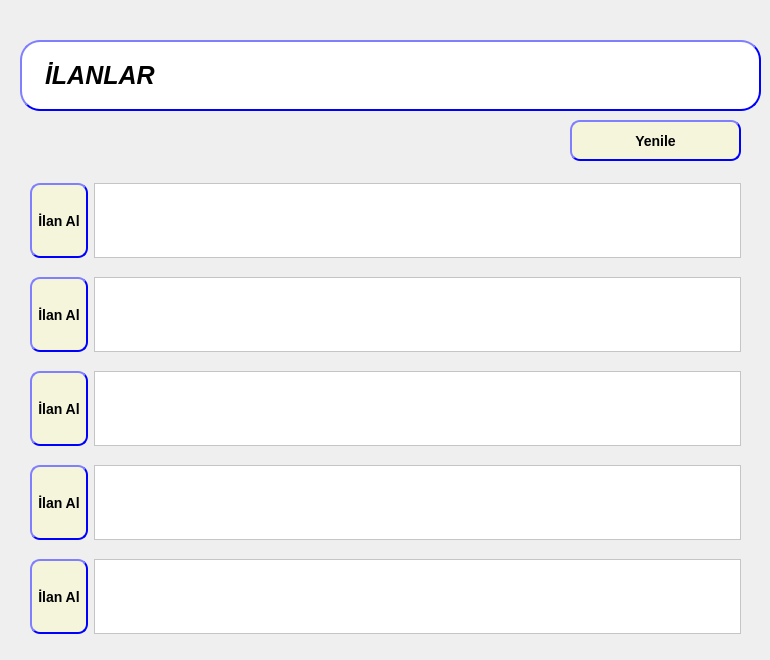
        <widget class="QWidget" name="Ilanlar_Sayfa">
         <widget class="QLabel" name="label_17">
          <property name="geometry">
           <rect>
            <x>20</x>
            <y>40</y>
            <width>741</width>
            <height>71</height>
           </rect>
          </property>
          <property name="styleSheet">
           <string notr="true">font: 75 20pt &quot;Times New Roman&quot;;

background: white;
border-style: outset;
border-width: 2px;
border-radius: 20px;
border-color: blue;
font: italic bold 25px;
min-width: 10em;
padding: 16px;</string>
          </property>
          <property name="text">
           <string>İLANLAR</string>
          </property>
         </widget>
         <widget class="QPushButton" name="Yenile">
          <property name="geometry">
           <rect>
            <x>570</x>
            <y>120</y>
            <width>171</width>
            <height>41</height>
           </rect>
          </property>
          <property name="styleSheet">
           <string notr="true">#Yenile
{
font: 75 14pt &quot;Times New Roman&quot;;

background: beige;
border-style: outset;
border-width: 2px;
border-radius: 10px;
border-color: blue;
font: bold 14px;
min-width: 5em;
padding: 6px;

}
#Yenile:pressed
{
	background-color:rgb(255,255,255);
}</string>
          </property>
          <property name="text">
           <string>Yenile</string>
          </property>
         </widget>
         <widget class="QWidget" name="formLayoutWidget_8">
          <property name="geometry">
           <rect>
            <x>30</x>
            <y>170</y>
            <width>711</width>
            <height>481</height>
           </rect>
          </property>
          <layout class="QFormLayout" name="formLayout_2">
           <item row="0" column="0">
            <widget class="QPushButton" name="Ilan_Al1">
             <property name="sizePolicy">
              <sizepolicy hsizetype="Minimum" vsizetype="Expanding">
               <horstretch>0</horstretch>
               <verstretch>0</verstretch>
              </sizepolicy>
             </property>
             <property name="styleSheet">
              <string notr="true">#Ilan_Al1
{
font: 75 14pt &quot;Times New Roman&quot;;

background: beige;
border-style: outset;
border-width: 2px;
border-radius: 10px;
border-color: blue;
font: bold 14px;
min-width: 5em;
padding: 6px;

}
#Ilan_Al1:pressed
{
	background-color:rgb(255,255,255);
}</string>
             </property>
             <property name="text">
              <string>İlan Al</string>
             </property>
            </widget>
           </item>
           <item row="1" column="0">
            <widget class="QPushButton" name="Ilan_Al2">
             <property name="sizePolicy">
              <sizepolicy hsizetype="Minimum" vsizetype="Expanding">
               <horstretch>0</horstretch>
               <verstretch>0</verstretch>
              </sizepolicy>
             </property>
             <property name="styleSheet">
              <string notr="true">#Ilan_Al2
{
font: 75 14pt &quot;Times New Roman&quot;;

background: beige;
border-style: outset;
border-width: 2px;
border-radius: 10px;
border-color: blue;
font: bold 14px;
min-width: 5em;
padding: 6px;

}
#Ilan_Al2:pressed
{
	background-color:rgb(255,255,255);
}</string>
             </property>
             <property name="text">
              <string>İlan Al</string>
             </property>
            </widget>
           </item>
           <item row="2" column="0">
            <widget class="QPushButton" name="Ilan_Al3">
             <property name="sizePolicy">
              <sizepolicy hsizetype="Minimum" vsizetype="Expanding">
               <horstretch>0</horstretch>
               <verstretch>0</verstretch>
              </sizepolicy>
             </property>
             <property name="styleSheet">
              <string notr="true">#Ilan_Al3
{
font: 75 14pt &quot;Times New Roman&quot;;

background: beige;
border-style: outset;
border-width: 2px;
border-radius: 10px;
border-color: blue;
font: bold 14px;
min-width: 5em;
padding: 6px;

}
#Ilan_Al3:pressed
{
	background-color:rgb(255,255,255);
}</string>
             </property>
             <property name="text">
              <string>İlan Al</string>
             </property>
            </widget>
           </item>
           <item row="3" column="0">
            <widget class="QPushButton" name="Ilan_Al4">
             <property name="sizePolicy">
              <sizepolicy hsizetype="Minimum" vsizetype="Expanding">
               <horstretch>0</horstretch>
               <verstretch>0</verstretch>
              </sizepolicy>
             </property>
             <property name="styleSheet">
              <string notr="true">#Ilan_Al4
{
font: 75 14pt &quot;Times New Roman&quot;;

background: beige;
border-style: outset;
border-width: 2px;
border-radius: 10px;
border-color: blue;
font: bold 14px;
min-width: 5em;
padding: 6px;

}
#Ilan_Al4:pressed
{
	background-color:rgb(255,255,255);
}</string>
             </property>
             <property name="text">
              <string>İlan Al</string>
             </property>
            </widget>
           </item>
           <item row="4" column="0">
            <widget class="QPushButton" name="Ilan_Al5">
             <property name="sizePolicy">
              <sizepolicy hsizetype="Minimum" vsizetype="Expanding">
               <horstretch>0</horstretch>
               <verstretch>0</verstretch>
              </sizepolicy>
             </property>
             <property name="styleSheet">
              <string notr="true">#Ilan_Al5
{
font: 75 14pt &quot;Times New Roman&quot;;

background: beige;
border-style: outset;
border-width: 2px;
border-radius: 10px;
border-color: blue;
font: bold 14px;
min-width: 5em;
padding: 6px;

}
#Ilan_Al5:pressed
{
	background-color:rgb(255,255,255);
}</string>
             </property>
             <property name="text">
              <string>İlan Al</string>
             </property>
            </widget>
           </item>
           <item row="0" column="1">
            <widget class="QTextBrowser" name="Ilan_1">
             <property name="sizePolicy">
              <sizepolicy hsizetype="Expanding" vsizetype="Preferred">
               <horstretch>0</horstretch>
               <verstretch>0</verstretch>
              </sizepolicy>
             </property>
             <property name="maximumSize">
              <size>
               <width>16777215</width>
               <height>75</height>
              </size>
             </property>
             <property name="font">
              <font>
               <family>Times New Roman</family>
               <pointsize>12</pointsize>
              </font>
             </property>
             <property name="styleSheet">
              <string notr="true">background:rgb(255,255,255);</string>
             </property>
            </widget>
           </item>
           <item row="1" column="1">
            <widget class="QTextBrowser" name="Ilan_2">
             <property name="sizePolicy">
              <sizepolicy hsizetype="Expanding" vsizetype="Preferred">
               <horstretch>0</horstretch>
               <verstretch>0</verstretch>
              </sizepolicy>
             </property>
             <property name="maximumSize">
              <size>
               <width>16777215</width>
               <height>75</height>
              </size>
             </property>
             <property name="font">
              <font>
               <family>Times New Roman</family>
               <pointsize>12</pointsize>
              </font>
             </property>
             <property name="styleSheet">
              <string notr="true">background:rgb(255,255,255);</string>
             </property>
            </widget>
           </item>
           <item row="2" column="1">
            <widget class="QTextBrowser" name="Ilan_3">
             <property name="sizePolicy">
              <sizepolicy hsizetype="Expanding" vsizetype="Preferred">
               <horstretch>0</horstretch>
               <verstretch>0</verstretch>
              </sizepolicy>
             </property>
             <property name="maximumSize">
              <size>
               <width>16777215</width>
               <height>75</height>
              </size>
             </property>
             <property name="font">
              <font>
               <family>Times New Roman</family>
               <pointsize>12</pointsize>
              </font>
             </property>
             <property name="styleSheet">
              <string notr="true">background:rgb(255,255,255);</string>
             </property>
            </widget>
           </item>
           <item row="3" column="1">
            <widget class="QTextBrowser" name="Ilan_4">
             <property name="sizePolicy">
              <sizepolicy hsizetype="Expanding" vsizetype="Preferred">
               <horstretch>0</horstretch>
               <verstretch>0</verstretch>
              </sizepolicy>
             </property>
             <property name="maximumSize">
              <size>
               <width>16777215</width>
               <height>75</height>
              </size>
             </property>
             <property name="font">
              <font>
               <family>Times New Roman</family>
               <pointsize>12</pointsize>
              </font>
             </property>
             <property name="styleSheet">
              <string notr="true">background:rgb(255,255,255);</string>
             </property>
            </widget>
           </item>
           <item row="4" column="1">
            <widget class="QTextBrowser" name="Ilan_5">
             <property name="maximumSize">
              <size>
               <width>16777215</width>
               <height>75</height>
              </size>
             </property>
             <property name="font">
              <font>
               <family>Times New Roman</family>
               <pointsize>12</pointsize>
              </font>
             </property>
             <property name="styleSheet">
              <string notr="true">background:rgb(255,255,255);</string>
             </property>
            </widget>
           </item>
          </layout>
         </widget>
        </widget>
